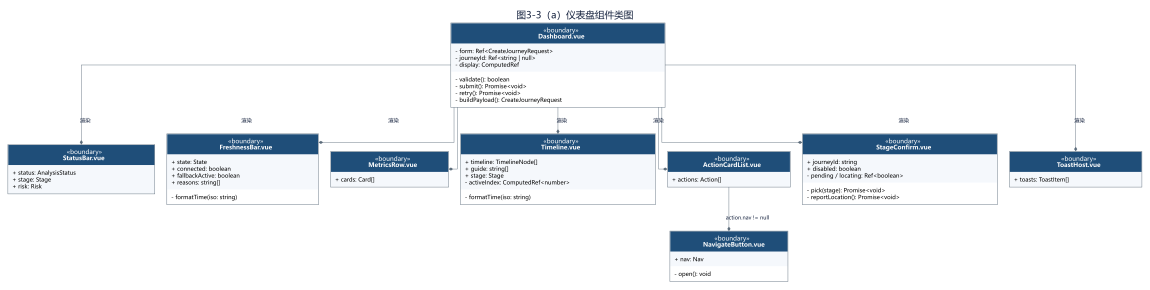
#> input picture .docxwork/out04/images/04_fig005.png, 2300 x 579 px, found by its file name (shown at 1/2 size); its folder holds 7 pictures in this run
$ python crop7.py
#> lines starting #> are read from the running program, lines starting #| are printed output that depends on the picture
from PIL import Image
import os
base = r"D:\VST DEVELOP\aviation-journey-agent\.docxwork\out04\images"
out = r"D:\VST DEVELOP\aviation-journey-agent\.docxwork\crops"
def crop(name, box, scale, suffix):
#> called with name = '04_fig005.png', box = (760, 20, 1260, 350), scale = 4, suffix = '_dash'
    im = Image.open(os.path.join(base, name))
#> im is the input picture: PIL image 2300x579 RGB; mean R, G, B 233, 237.2, 241.2
    c = im.crop(box)
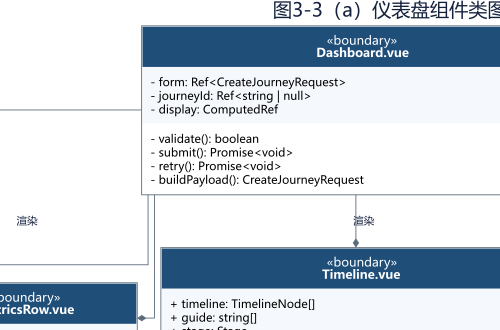
#> c: PIL image 500x330 RGB; mean R, G, B 201.2, 211.2, 220.7
    c = c.resize((int(c.width*scale), int(c.height*scale)), Image.LANCZOS)
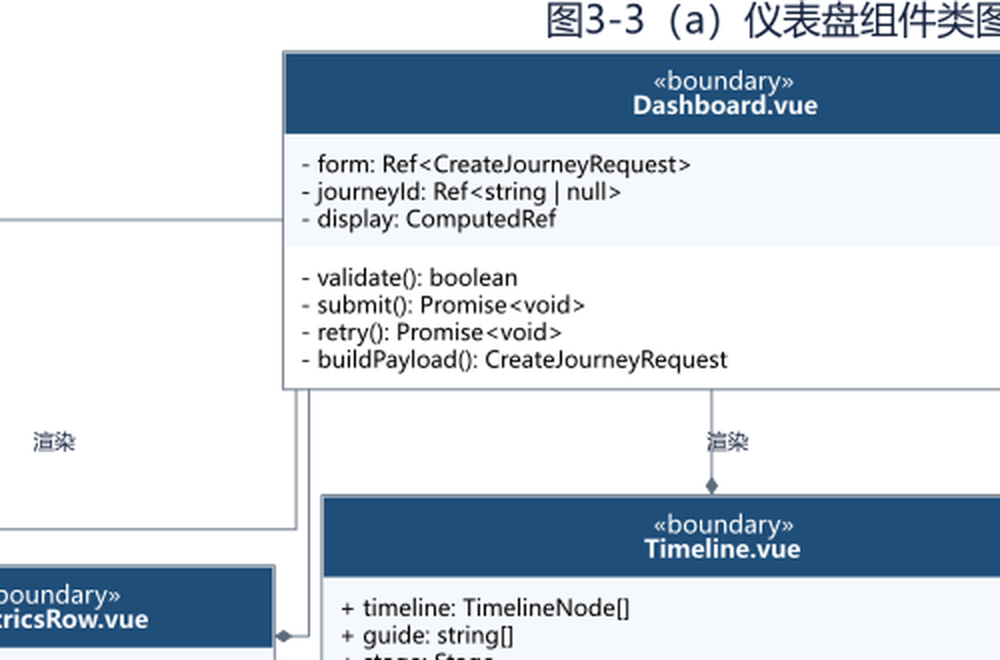
#> c: PIL image 2000x1320 RGB (shown at 1/2 size); mean R, G, B 200.8, 210.8, 220.2
    p = os.path.join(out, name.replace('.png','')+suffix+'.png')
    c.save(p); print(p, c.size)
#| D:\VST DEVELOP\aviation-journey-agent\.docxwork\crops/04_fig005_dash.png (2000, 1320)
crop('04_fig005.png', (760,20,1260,350), 4, '_dash')
crop('04_fig006.png', (60,650,700,1000), 3, '_useloc')
#> call 2 of crop, with name = '04_fig006.png', box = (60, 650, 700, 1000), scale = 3, suffix = '_useloc'
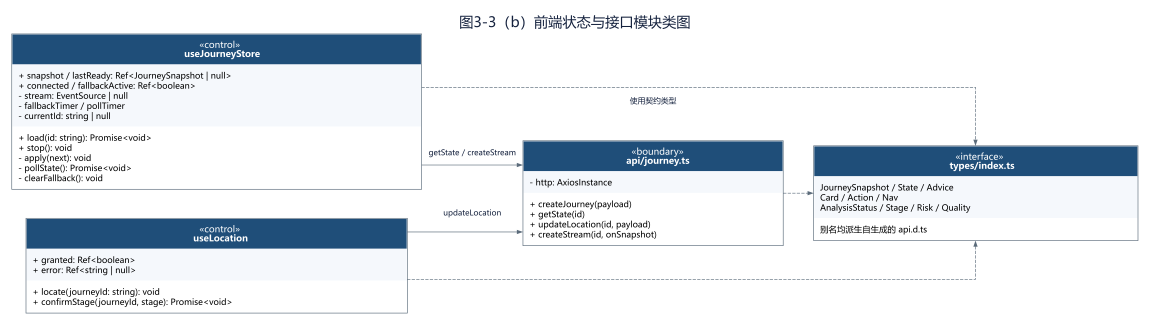
#> input picture .docxwork/out04/images/04_fig006.png, 2300 x 650 px, found by its file name (shown at 1/2 size)
#> in crop, im is the input picture: PIL image 2300x650 RGB; mean R, G, B 224.5, 230.1, 235.4
#> in crop (call 2), `c = im.crop(box)`: c: PIL image 640x350 RGB; every value is 0
#> in crop (call 2), `c = c.resize((int(c.width*scale), int(c.height*scale)), Image.LANCZOS)`: c: PIL image 1920x1050 RGB; every value is 0
#| D:\VST DEVELOP\aviation-journey-agent\.docxwork\crops/04_fig006_useloc.png (1920, 1050)
crop('04_fig002.png', (1560,30,2050,340), 4, '_reg2')
#> call 3 of crop, with name = '04_fig002.png', box = (1560, 30, 2050, 340), scale = 4, suffix = '_reg2'
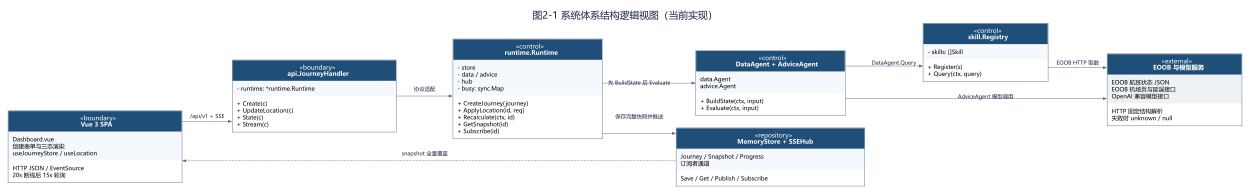
#> input picture .docxwork/out04/images/04_fig002.png, 2500 x 388 px, found by its file name (shown at 1/2 size)
#> in crop, im is the input picture: PIL image 2500x388 RGB; mean R, G, B 230, 234.5, 238.8
#> in crop (call 3), `c = im.crop(box)`:
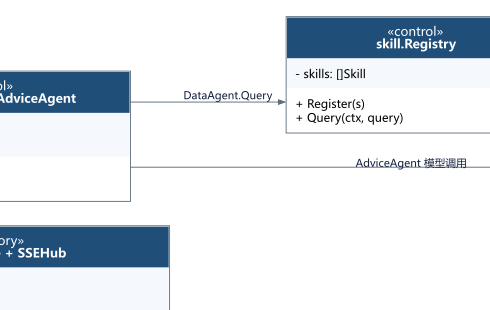
#> c: PIL image 490x310 RGB; mean R, G, B 221.9, 228.4, 234.6
#> in crop (call 3), `c = c.resize((int(c.width*scale), int(c.height*scale)), Image.LANCZOS)`:
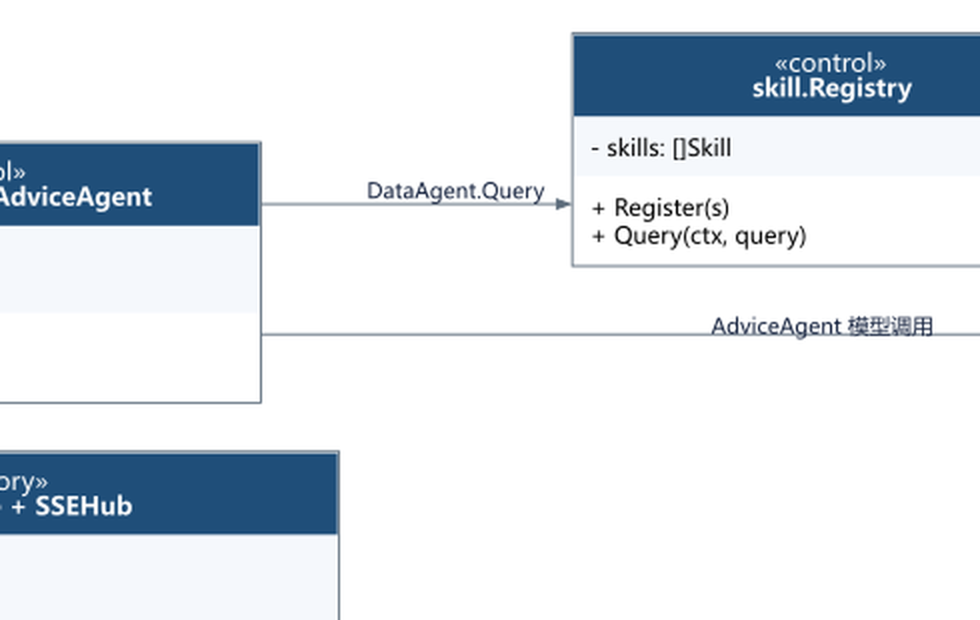
#> c: PIL image 1960x1240 RGB (shown at 1/2 size); mean R, G, B 221.6, 228.2, 234.4
#| D:\VST DEVELOP\aviation-journey-agent\.docxwork\crops/04_fig002_reg2.png (1960, 1240)
